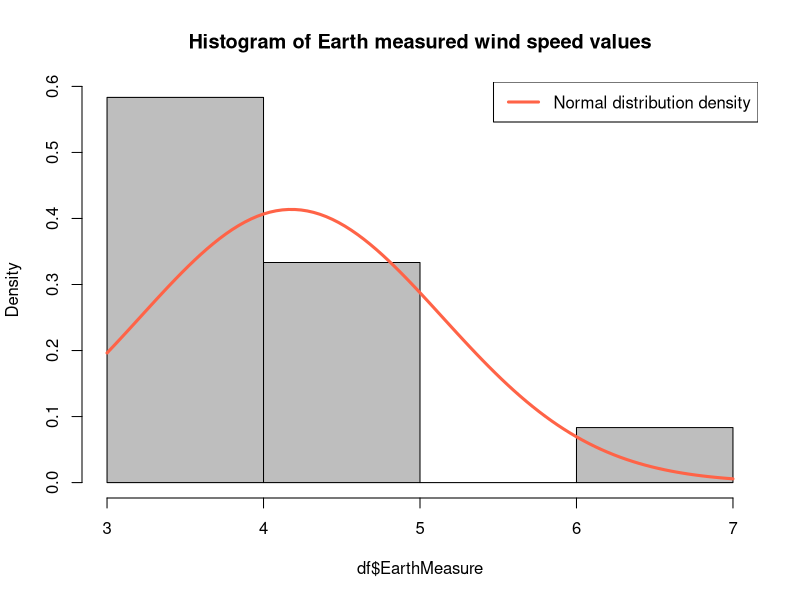
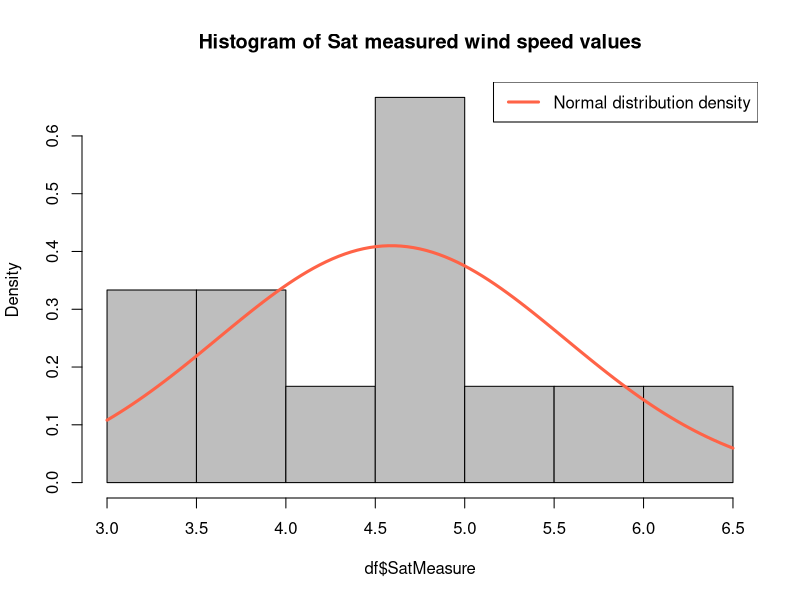

Recreate these plots in R, in order.
## Pastabos. Užduotis atlikite naudodami:
## a) formules, panaudokite alternatyvius hipotezių tikrinimo metodus
##    (statistikos realizacija; p reikšmė; pasikliovimo intervalai);
## b) standartines R funkcijas.
##
## 9. Užduotis
##
## Vėjo greitis matuotas dviem būdais: nuo žemės, iš
## palydovo. Matavimai atlikti tam tikrais laiko momentais.

df <- data.frame(
    Time = 1:12,
    EarthMeasure = c(
        4.46, 3.99, 3.73, 3.29, 4.82, 6.71,
        4.61, 3.87, 3.17, 4.42, 3.76, 3.30
    ),
    SatMeasure = c(
        4.08, 3.94, 5.00, 5.20, 3.92, 6.21,
        5.95, 3.07, 4.76, 3.25, 4.89, 4.80
    )
)

## Ištirkite sąryšį.


## Pirma patikrinsime ar galime laikyti šiuos stebėjimus
## normaliaisiais.

alpha <- 0.05
n <- nrow(df)

(mean_earth <- mean(df$EarthMeasure))
## > [1] 4.1775
(var_earth <- var(df$EarthMeasure))
## > [1] 0.9299114
(sd_earth <- sd(df$EarthMeasure))
## > [1] 0.9643191

hist(
    df$EarthMeasure,
    freq = FALSE,
    col = "gray",
    main = "Histogram of Earth measured wind speed values"
)
curve(
    dnorm(x, mean = mean_earth, sd = sd_earth),
    col = "tomato", lwd = 3,
    add = TRUE
)
legend(
    "topright",
    legend = c("Normal distribution density"),

    col = c("tomato"),
    lwd = c(3)
)

## Tikrinsime hipotezę
## H_0: populiacijos skirstinys normalusis.
##
shapiro.test(df$EarthMeasure)
## 	Shapiro-Wilk normality test
##
## data:  df$Displacement
## W = 0.84191, p-value = 0.02921
##
## => H_0 atmetame.


(mean_sat <- mean(df$SatMeasure))
## > [1] 4.589167
(var_sat <- var(df$SatMeasure))
## > [1] 0.9467902
(sd_sat <- sd(df$SatMeasure))
## > [1] 0.9730314

hist(
    df$SatMeasure,
    freq = FALSE,
    col = "gray",
    main = "Histogram of Sat measured wind speed values"
)
curve(
    dnorm(x, mean = mean_sat, sd = sd_sat),
    col = "tomato", lwd = 3,
    add = TRUE
)
legend(
    "topright",
    legend = c("Normal distribution density"),
    col = c("tomato"),
    lwd = c(3)
)


## Tikrinsime hipotezę
## H_0: populiacijos skirstinys normalusis.
##
shapiro.test(df$SatMeasure)
## 	Shapiro-Wilk normality test
##
## data:  df$Displacement
## W = 0.95976, p-value = 0.7803
##
## => H_0 nėra pagrindo atmesti.

## Matavimus iš palydovo galime laikyti turinčius normalųjį skirstinį.
## Kita vertus, matavai nuo žemės paviršiaus remiantis Shapiro-Wilk
## normalumo kriterijumi nėra normalus.
##
## Nors prielaida nėra pagrįsta, paprastumo dėlei laikysime, kad abu
## dydžiai yra normalūs.

## Toliau nagrinėsime ar abu matavimai būdai vidutiniškai rodo tą patį
## rezultatą, t.y. ar jų vidurkiai yra vienodi.
##
## H_0: beta := mu_1 - mu_2 == 0,
## H_1: beta =/= 0.
##
## Imsime matavimų skirtumus ir tikrinsime hipotezę apie naujo dydžio
## vidurkio lygybę nuliui.
mu_0 <- 0

diff <- df$SatMeasure - df$EarthMeasure
(mean_diff <- mean(diff))
## > [1] 0.4116667
(var_diff <- var(diff))
## > [1] 1.299433
(sd_diff <- sd(diff))
## > [1] 1.139927


## 1 būdas: Skaičiuosime kriterijaus statistiką:
(t_test_statistic <- abs(sqrt(n) * (mean_diff - mu_0) / sd_diff))
## > [1] 1.615042

(t_critical_value <- qt(alpha / 2, df = n - 1, lower.tail = FALSE))
## > [1] 2.093024

## Hipotezę H_0 atmesime jeigu kriterijaus statistika bus didesnė už
## kritinę reikšmę:
(t_test_statistic > t_critical_value)
## > [1] FALSE

## => H_0 atmesti nėra pagrindo, tad remiantis turimais duomenimis, su
## 1 - alpha patikimumu, galime teigti kad vidurkiai reikšmingai
## nesiskiria.


## 2 būdas: Skaičiuosime p reikšmę
(p_value <- 2 * (1 - pt(t_test_statistic, df = n -1)))
## > [1] 0.1227859

## => H_0 atmesti nėra pagrindo.


## 3 būdas: Rasime pasikliovimo intervalą
shift <- t_critical_value * sd_diff / sqrt(n)
(mu_lo <- mean_diff - shift)
## > [1] -0.1218355
(mu_hi <- mean_diff + shift)
## > [1] 0.9451689

## => mu_0 == 0 priklauso šiam intervalui, tad H_0 atmesti neturime
## pagrindo.


## 4 būdas: R metodas
t.test(
    diff,
    alternative = "two.sided",
    mu = mu_0,
    conf.level = 1 - alpha
)
## One Sample t-test
##
## data:  diff
## t = 1.251, df = 11, p-value = 0.2369
## alternative hypothesis: true mean is not equal to 0
## 95 percent confidence interval:
##  -0.3126083  1.1359417
## sample estimates:
## mean of x
## 0.4116667
##
## => H_0 atmesti neturime pagrindo.
